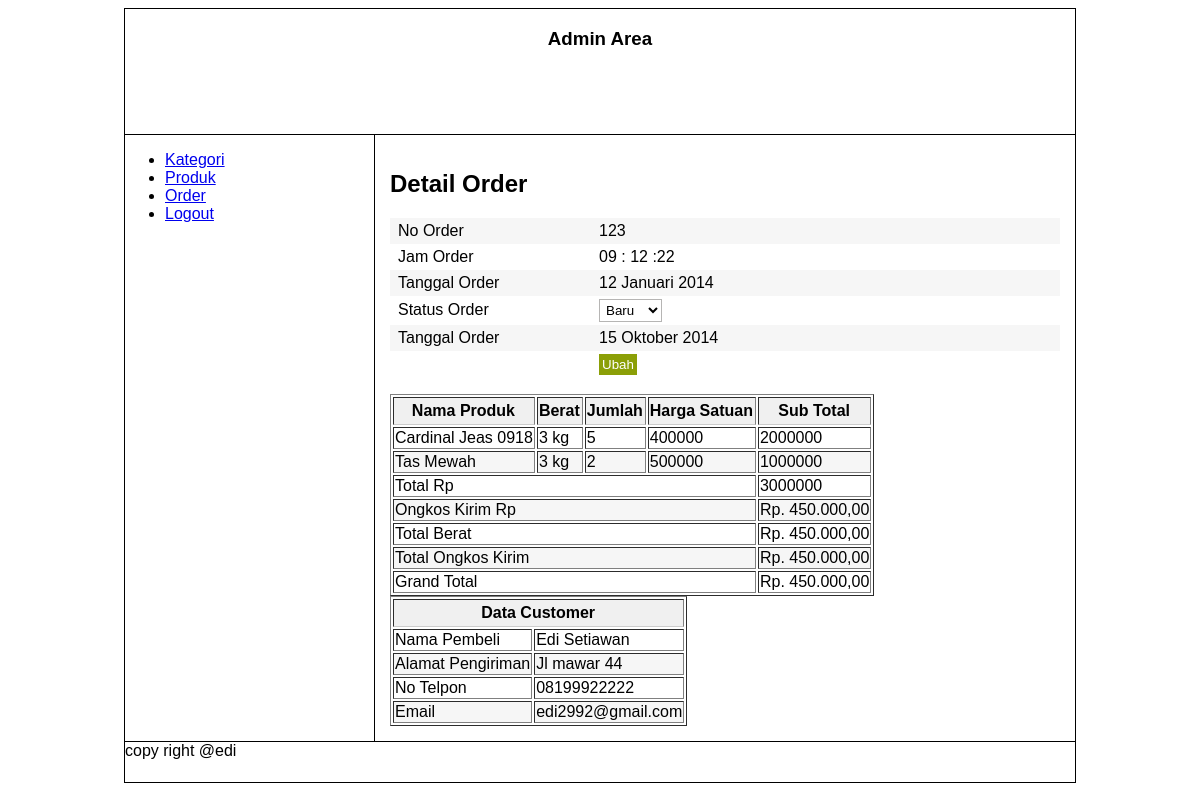
Page /admin/index.php?page=order.detail_order&id=31 (signed in) on the committed database.
### tables this page shows
CREATE TABLE IF NOT EXISTS `tb_order` (
`order_id` int(11) NOT NULL,
  `order_qty` int(11) DEFAULT NULL,
  `customer_id` int(11) DEFAULT NULL,
  `product_id` int(11) DEFAULT NULL
);

CREATE TABLE IF NOT EXISTS `tb_product` (
`product_id` int(10) unsigned NOT NULL,
  `product_name` varchar(100) DEFAULT NULL,
  `product_price` int(11) DEFAULT NULL,
  `product_desc` text,
  `product_images` text,
  `product_stock` int(11) DEFAULT NULL,
  `product_date` datetime DEFAULT NULL,
  `category_id` int(11) DEFAULT NULL
);

CREATE TABLE IF NOT EXISTS `tb_customer` (
`customer_id` int(11) NOT NULL,
  `customer_name` varchar(30) DEFAULT NULL,
  `customer_address` text,
  `customer_phone` varchar(12) DEFAULT NULL,
  `customer_email` varchar(32) DEFAULT NULL,
  `customer_jam` time DEFAULT NULL,
  `customer_status` varchar(12) DEFAULT NULL,
  `customer_date` date DEFAULT NULL
);

### admin/modul/order/detail_order.php (the view, shortened to what this page needs)
<?php
$id=$_GET['id'];
$query="select * from tb_customer where customer_id='".$id."'";
$result=mysql_query($query);
$data=mysql_fetch_array($result);
$query1="SELECT *
FROM
    db_project.tb_product
    INNER JOIN db_project.tb_order
        ON (tb_product.product_id = tb_order.product_id)
    INNER JOIN db_project.tb_customer
        ON (tb_customer.customer_id = tb_order.customer_id) where tb_customer.customer_id='".$id."'";
$result1=mysql_query($query1);
?>
<h2>Detail Order</h2>
<form action="?page=order.ubah_transaksi" method="post">
	<table class="data">
		<tr>
			<td width="30%">No Order</td>
			<td>123</td>
		</tr>
		<tr>
			<td>Jam Order</td>
			<td>09 : 12 :22</td>
		</tr>
		<tr>
			<td>Tanggal Order</td>
			<td>12 Januari 2014</td>
		</tr>
		<tr>
			<td>Status Order</td>
			<td><select name="status">
                    <option value="Baru">Baru</option>
                </select>
            </td>
		</tr>
		<tr>
			<td>Tanggal Order</td>
			<td>15 Oktober 2014</td>
		</tr>
		<tr>
			<td></td>
			<td>
				<input type="submit" value="Ubah" />
			</td>
		</tr>
	</table>
</form>
<table border="1">
<tr><th>Nama Produk</th><th>Berat</th><th>Jumlah</th><th>Harga Satuan</th><th>Sub Total</th></tr>
<?php
while($data1=mysql_fetch_array($result1)){
    $sub_total=$data1['product_price'] * $data1['order_qty'];
    $total+=$sub_total;
?>
<tr><td><?php echo $data1['product_name']; ?></td><td>3 kg</td><td><?php echo $data1['order_qty']; ?></td><td><?php echo $data1['product_price']; ?></td>
<td><?php echo $sub_total;  ?></td></tr>
<?php
}
?>
<tr><td colspan="4">Total Rp</td><td><?php echo $total; ?></td></tr>
<tr><td colspan="4">Ongkos Kirim Rp</td><td>Rp. 450.000,00</td></tr>
<tr><td colspan="4">Total Berat</td><td>Rp. 450.000,00</td></tr>
<tr><td colspan="4">Total Ongkos Kirim</td><td>Rp. 450.000,00</td></tr>
<tr><td colspan="4">Grand Total</td><td>Rp. 450.000,00</td></tr>
</table>
<table border="1">
<tr><th colspan="2">Data Customer</th></tr>
<tr><td>Nama Pembeli</td><td><?php echo $data['customer_name']; ?></td></tr>
<tr><td>Alamat Pengiriman</td><td><?php echo $data['customer_address']; ?></td></tr>
<tr><td>No Telpon</td><td><?php echo $data['customer_phone']; ?></td></tr>
<tr><td>Email</td><td><?php echo $data['customer_email']; ?></tr>
</table>

### admin/style/style.css (style rules this page uses)
* { font-family:arial; }
#content tr th { background:#f0f0f0;border-bottom:1px solid #cccccc;text-align:center; }
#content tr th { padding:4px 2px 4px 1px; }
#content tr:nth-of-type(odd) { background:#f6f6f6; }
#content table.data { width:100%;margin:0;border-collapse:collapse;text-align:left; }
#content table.data tr td { padding:3px 0 3px 8px;line-height:125%; }
#content input,#content select,#content textarea { padding:2px;border:1px solid #b6b5b4;background:#fff; }
#content input[type='submit'],#content input[type='reset'],#content input[type='button'] { padding:3px;border:none;background:#8b9f07;color:#ffffff; }

### rows in the picture
tb_order: product.product_name "Cardinal Jeas 0918", order_qty "5", product.product_price "400000", sub_total "2000000"
tb_order: product.product_name "Tas Mewah", order_qty "2", product.product_price "500000", sub_total "1000000"
tb_customer: customer_name "Edi Setiawan", customer_address "Jl mawar 44", customer_phone "08199922222", customer_email "edi2992@gmail.com"

### other values in the picture
$total "3000000"
